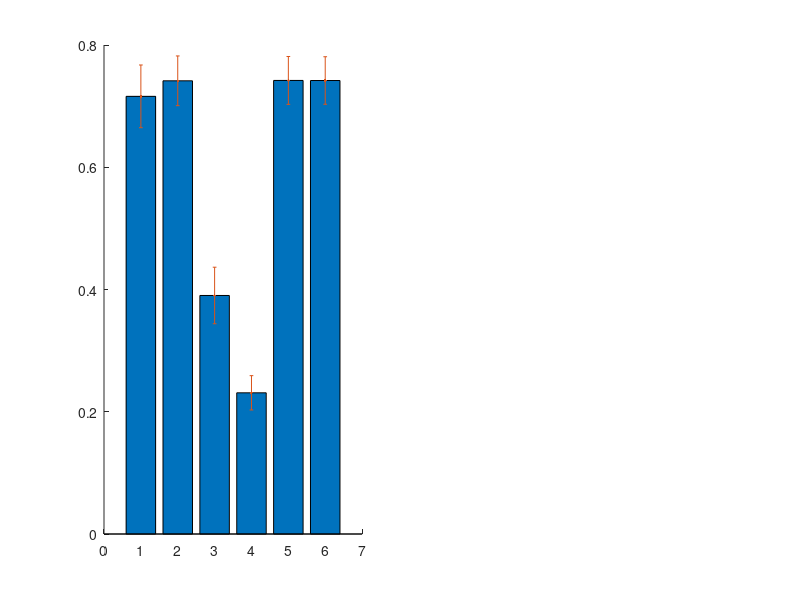

Write the MATLAB code that produced this figure. (Note: this script raises an error after producing the figure.)
%% generating plots for the simulation model 2
%% Refer running_simulation2 (Fig3).m and running_simulation2 (Fig3).m to generate mat files used here.

addpath(genpath(pwd))

% loading file; See running_simulation2 (Fig3).m to generate the following mat file
load('main_sim_plot_rng_200_3_missing1_1.mat')
ind_method=1:6;  
avg_perf=0;  sqr_perf=0;
for ii=1:50
    avg_perf=avg_perf+performance_set{ii}/50;
    sqr_perf=sqr_perf+(performance_set{ii}.^2)/50;
end
vars=sqr_perf-avg_perf.^2;  stds=sqrt(vars);

mat_perf=zeros(6,50); 
for ii=1:50
    mat_perf(:,ii)=performance_set{ii}(1,ind_method)';
end
pp_set=[];
for ii=1:6
[hh, pp]= ttest(mat_perf(ii,:),mat_perf(6,:)); pp_set=[pp_set,pp];
end
avg_perf(1,ind_method)


title={'SC', 'SSC', 'tSNE','SIMLR', 'PSSC', 'MPSSC'};

mean_val1= avg_perf(1,ind_method);
std_val1=stds(1,ind_method);

ylim1=min(mean_val1)-0.1; ylim2=max(mean_val1)+0.1;
clf
subplot(1,2,1)
%figure
hold on
ttt1=bar(1:6,mean_val1); 
ttt2=errorbar(1:6,mean_val1,std_val1,'.'); ttt2.Color='k'
set(gca,'XTick',1:1:6)
ttt=xlabel('Method'); ttt.FontSize=15;
xlim([0 7]); 
ylabel('NMI', 'FontSize', 15)
alpha 0.5
xticklabels({'SC'    'SSC'     'tSNE'    'SIMLR'    'PSSC'  'MPSSC'});   xtickangle(45)
htext=text(-0.06,1.06,'C','Units','normalized')
htext.FontSize=20;
set(gca,'FontSize', 14);



% loading file; See running_simulation2 (Fig3).m  to generate the following mat file
load('main_sim_plot_rng_200_3_missing2_1.mat')
avg_perf=0;  sqr_perf=0;
for ii=1:50
    avg_perf=avg_perf+performance_set{ii}/50;
    sqr_perf=sqr_perf+(performance_set{ii}.^2)/50;
end
vars=sqr_perf-avg_perf.^2;  stds=sqrt(vars);

mat_perf=zeros(6,50); 
for ii=1:50
    mat_perf(:,ii)=performance_set{ii}(1,ind_method)';
end
pp_set=[];
for ii=1:6
[hh, pp]= ttest(mat_perf(ii,:),mat_perf(6,:)); pp_set=[pp_set,pp];
end
avg_perf(1,ind_method)


title={'SC', 'SSC', 'tSNE','SIMLR', 'PSSC', 'MPSSC'};


mean_val1= avg_perf(1,ind_method);
std_val1=stds(1,ind_method);

ylim1=min(mean_val1)-0.1; ylim2=max(mean_val1)+0.1;

subplot(1,2,2)
hold on
ttt1=bar(1:6,mean_val1);  %ttt1.FaceColor='k'
ttt2=errorbar(1:6,mean_val1,std_val1,'.'); ttt2.Color='k'
set(gca,'XTick',1:1:6)
ttt=xlabel('Method'); ttt.FontSize=15;
xlim([0 7]); %ylim([0.45 0.9])
ylabel('NMI', 'FontSize', 15)
alpha 0.5
xticklabels({'SC'    'SSC'       'tSNE'    'SIMLR'     'PSSC' 'MPSSC'});   xtickangle(45)
htext=text(-0.06,1.06,'D','Units','normalized')
htext.FontSize=20;
set(gca,'FontSize', 14);


fig = gcf;
fgP = fig.Position;
fgP(4) = fgP(4)/2.5;

set(gcf,'PaperPositionMode','auto');
print -depsc simulation_mixture_plot_miss2

